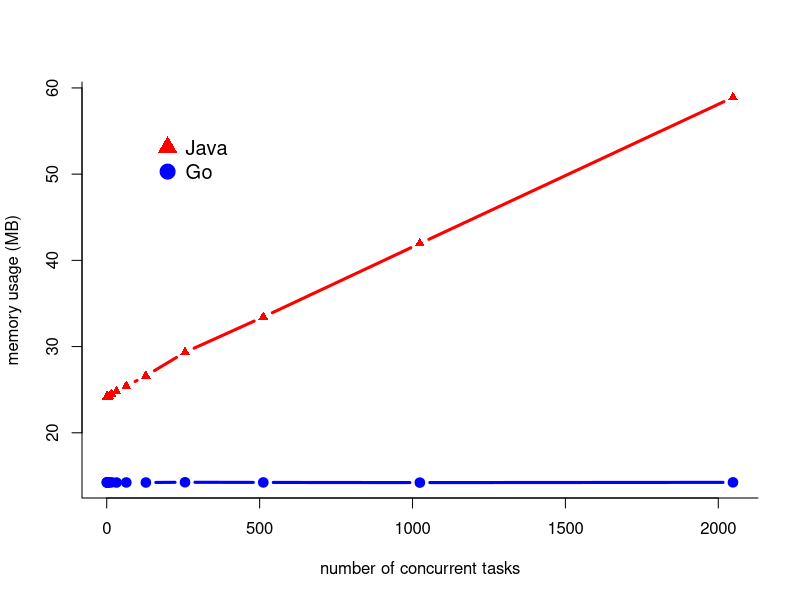

Here is the R script that generated this plot:
## ---- chunk 1
require(dplyr)
require(ggplot2)
## ---- chunk 2
go_results = read.csv("./results/go.csv", header=T, dec=".", stringsAsFactors=F)
java_results = read.csv("./results/java.csv", header=T, dec=".", stringsAsFactors=F)

go=c()
java=c()
number_of_concurrencies=c(0, 1, 2, 4, 8, 16, 32, 64, 128, 256, 512, 1024, 2048)
for (i in 1:13) {
  go[i] = median((filter(go_results, number_of_goroutines == number_of_concurrencies[i]))$memory_size_in_K)
  java[i] = median((filter(java_results, number_of_threads == number_of_concurrencies[i]))$memory_size_in_K)
}

go = go / 1024
java = java / 1024

plot(java~number_of_concurrencies,  
     type="b", bty="l", 
     xlab="number of concurrent tasks", 
     ylab="memory usage (MB)", 
     col="red", 
     lwd=3, pch=17, 
     xlim=c(1,2048),
     ylim=c(min(min(java), min(go)), max(max(java), max(go))))

lines(go~number_of_concurrencies, 
      col="blue", lwd=3, 
      pch=19, type="b")

legend("topleft",
  legend = c("Java", "Go"), 
  col = c("red", "blue"), 
  pch = c(17,19), 
  bty = "n", 
  pt.cex = 2, 
  cex = 1.2, 
  text.col = "black", 
  horiz = F , 
  inset = c(0.1, 0.1))
